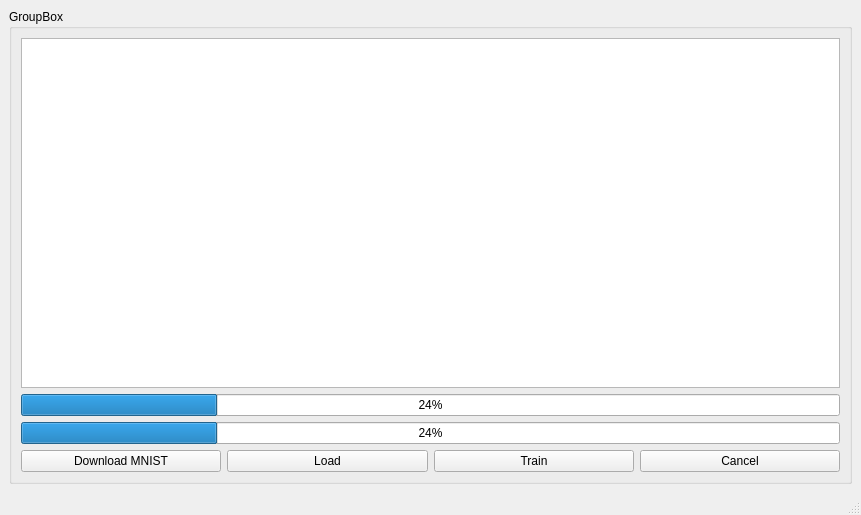
<?xml version="1.0" encoding="UTF-8"?>
<ui version="4.0">
 <class>MainWindow</class>
 <widget class="QMainWindow" name="MainWindow">
  <property name="geometry">
   <rect>
    <x>0</x>
    <y>0</y>
    <width>861</width>
    <height>515</height>
   </rect>
  </property>
  <property name="windowTitle">
   <string>MainWindow</string>
  </property>
  <widget class="QWidget" name="centralwidget">
   <layout class="QVBoxLayout" name="verticalLayout">
    <item>
     <layout class="QVBoxLayout" name="verticalLayout_2">
      <item>
       <widget class="QGroupBox" name="groupBox">
        <property name="title">
         <string>GroupBox</string>
        </property>
        <layout class="QVBoxLayout" name="verticalLayout_3">
         <item>
          <widget class="QTextEdit" name="textConsole">
           <property name="font">
            <font>
             <pointsize>11</pointsize>
            </font>
           </property>
           <property name="html">
            <string>&lt;!DOCTYPE HTML PUBLIC &quot;-//W3C//DTD HTML 4.0//EN&quot; &quot;http://www.w3.org/TR/REC-html40/strict.dtd&quot;&gt;
&lt;html&gt;&lt;head&gt;&lt;meta name=&quot;qrichtext&quot; content=&quot;1&quot; /&gt;&lt;style type=&quot;text/css&quot;&gt;
p, li { white-space: pre-wrap; }
&lt;/style&gt;&lt;/head&gt;&lt;body style=&quot; font-family:'MS Shell Dlg 2'; font-size:11pt; font-weight:400; font-style:normal;&quot;&gt;
&lt;p style=&quot;-qt-paragraph-type:empty; margin-top:0px; margin-bottom:0px; margin-left:0px; margin-right:0px; -qt-block-indent:0; text-indent:0px; font-size:8.25pt;&quot;&gt;&lt;br /&gt;&lt;/p&gt;&lt;/body&gt;&lt;/html&gt;</string>
           </property>
          </widget>
         </item>
         <item>
          <widget class="QProgressBar" name="progressBar">
           <property name="value">
            <number>24</number>
           </property>
          </widget>
         </item>
         <item>
          <widget class="QProgressBar" name="totalProgressBar">
           <property name="value">
            <number>24</number>
           </property>
          </widget>
         </item>
         <item>
          <layout class="QHBoxLayout" name="horizontalLayout">
           <item>
            <widget class="QPushButton" name="downloadMNISTBut">
             <property name="text">
              <string>Download MNIST</string>
             </property>
            </widget>
           </item>
           <item>
            <widget class="QPushButton" name="loadFileBut">
             <property name="text">
              <string>Load</string>
             </property>
            </widget>
           </item>
           <item>
            <widget class="QPushButton" name="trainBut">
             <property name="text">
              <string>Train</string>
             </property>
            </widget>
           </item>
           <item>
            <widget class="QPushButton" name="cancelBut">
             <property name="text">
              <string>Cancel</string>
             </property>
            </widget>
           </item>
          </layout>
         </item>
        </layout>
       </widget>
      </item>
     </layout>
    </item>
   </layout>
  </widget>
  <widget class="QStatusBar" name="statusbar"/>
 </widget>
 <resources/>
 <connections/>
</ui>
